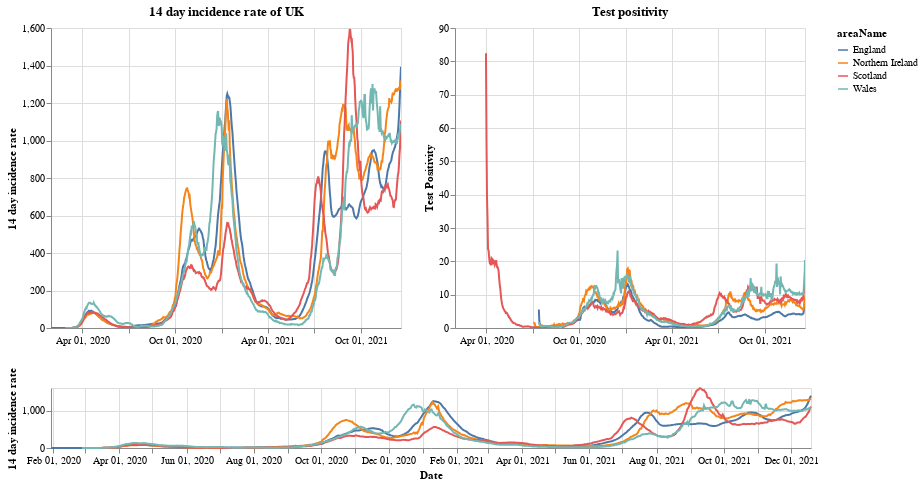

Here is the notebook cell this chart was saved with:
### Markdown cell above
# Plots

First a plot with each country in the UK. The top right shows the positivity rate for (which is the percentage of registered tests which were positive) while the top left is the 14 day incidence rate. The bottom chart can be used to select the timeframe (does not work on a mobile device).

### Code cell
#collapse
brush = alt.selection(type='interval', name='DateBrush',encodings=['x'],fields=['Time'])
leg_selection = alt.selection_multi(fields=['areaName'], bind='legend')

base = alt.Chart(uk_cases).mark_line().encode(
    x=alt.X("yearmonthdate(date):T", axis=alt.Axis(title='Date')),
    y=alt.Y("twoWeeklyCasesRate:Q", axis=alt.Axis(title='14 day incidence rate')),
    tooltip=['areaName', 'date','twoWeeklyCasesRate', 'testPositivity'],
    color='areaName',
    opacity=alt.condition(leg_selection, alt.value(2), alt.value(0.1))
).add_selection(leg_selection).properties(width=350)

upper = base.encode(alt.X('yearmonthdate(date):T', axis=alt.Axis(title=''),
                         scale=alt.Scale(domain=brush))
                   ).properties(title=f'14 day incidence rate of UK')
upper_right = upper.encode(alt.Y('testPositivity:Q', axis=alt.Axis(title='Test Positivity'))).properties(title='Test positivity')
lower = base.properties(height=60, width = 760).add_selection(brush)

(upper | upper_right) & lower

### Figure 1 — Vega-Lite specification as saved in the notebook (floating-point values rounded to 4 significant figures; data arrays with more than 128 entries replaced by an {"elided": "..."} marker saying what was removed)
{"config": {"view": {"continuousWidth": 400, "continuousHeight": 300}}, "vconcat": [{"hconcat": [{"mark": "line", "encoding": {"color": {"type": "nominal", "field": "areaName"}, "opacity": {"condition": {"value": 2, "selection": "selector001"}, "value": 0.1}, "tooltip": [{"type": "nominal", "field": "areaName"}, {"type": "temporal", "field": "date"}, {"type": "quantitative", "field": "twoWeeklyCasesRate"}, {"type": "quantitative", "field": "testPositivity"}], "x": {"type": "temporal", "axis": {"title": ""}, "field": "date", "scale": {"domain": {"selection": "DateBrush"}}, "timeUnit": "yearmonthdate"}, "y": {"type": "quantitative", "axis": {"title": "14 day incidence rate"}, "field": "twoWeeklyCasesRate"}}, "selection": {"selector001": {"type": "multi", "fields": ["areaName"], "bind": "legend"}}, "title": "14 day incidence rate of UK", "width": 350}, {"mark": "line", "encoding": {"color": {"type": "nominal", "field": "areaName"}, "opacity": {"condition": {"value": 2, "selection": "selector001"}, "value": 0.1}, "tooltip": [{"type": "nominal", "field": "areaName"}, {"type": "temporal", "field": "date"}, {"type": "quantitative", "field": "twoWeeklyCasesRate"}, {"type": "quantitative", "field": "testPositivity"}], "x": {"type": "temporal", "axis": {"title": ""}, "field": "date", "scale": {"domain": {"selection": "DateBrush"}}, "timeUnit": "yearmonthdate"}, "y": {"type": "quantitative", "axis": {"title": "Test Positivity"}, "field": "testPositivity"}}, "selection": {"selector001": {"type": "multi", "fields": ["areaName"], "bind": "legend"}}, "title": "Test positivity", "width": 350}]}, {"mark": "line", "encoding": {"color": {"type": "nominal", "field": "areaName"}, "opacity": {"condition": {"value": 2, "selection": "selector001"}, "value": 0.1}, "tooltip": [{"type": "nominal", "field": "areaName"}, {"type": "temporal", "field": "date"}, {"type": "quantitative", "field": "twoWeeklyCasesRate"}, {"type": "quantitative", "field": "testPositivity"}], "x": {"type": "temporal", "axis": {"title": "Date"}, "field": "date", "timeUnit": "yearmonthdate"}, "y": {"type": "quantitative", "axis": {"title": "14 day incidence rate"}, "field": "twoWeeklyCasesRate"}}, "height": 60, "selection": {"selector001": {"type": "multi", "fields": ["areaName"], "bind": "legend"}, "DateBrush": {"type": "interval", "encodings": ["x"], "fields": ["Time"]}}, "width": 760}], "data": {"name": "data-9b12cc2166982d517ec4d685d75dd2b1"}, "$schema": "https://vega.github.io/schema/vega-lite/v4.8.1.json", "datasets": {"data-9b12cc2166982d517ec4d685d75dd2b1": {"elided": "2668 records"}}}
